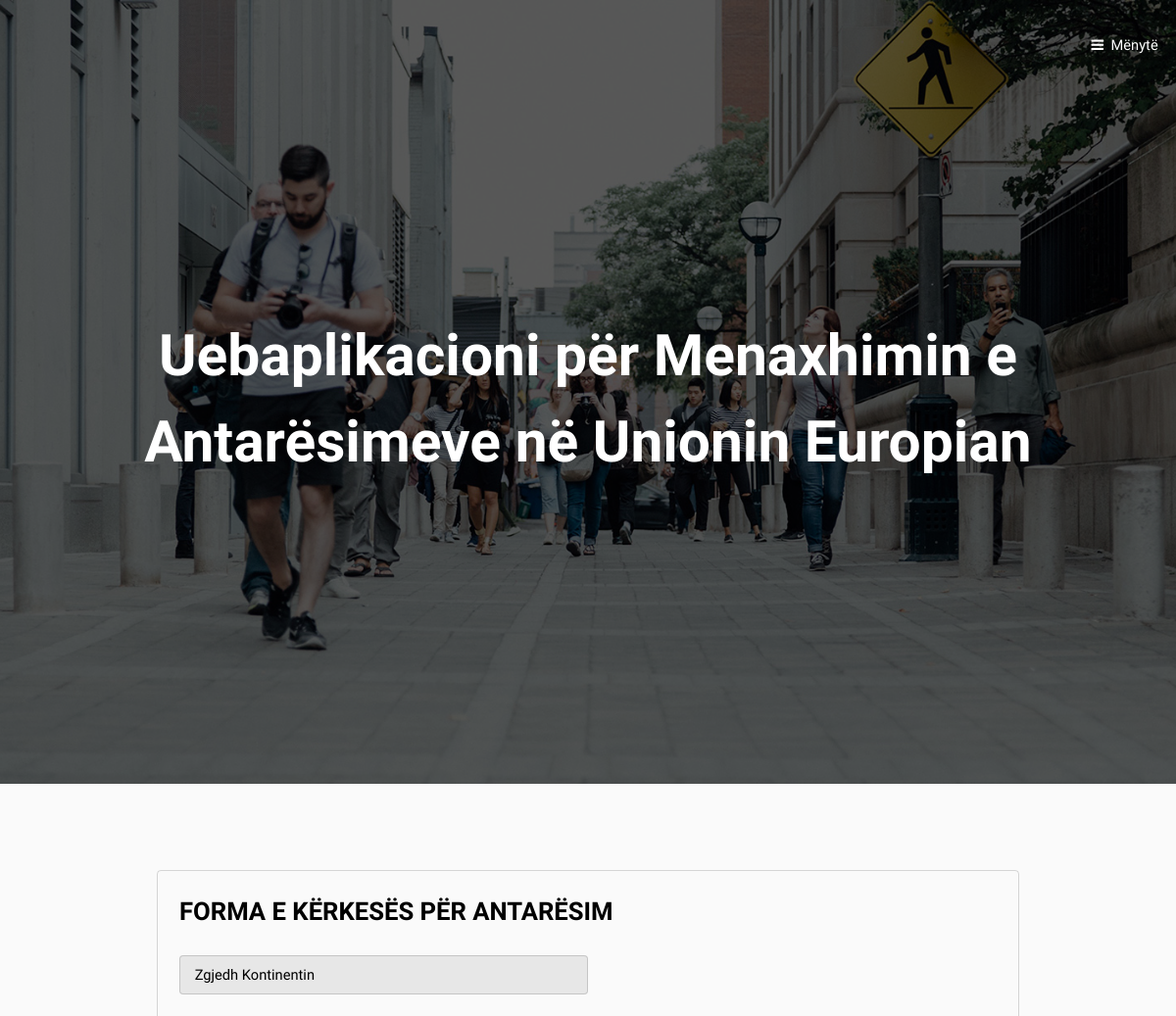
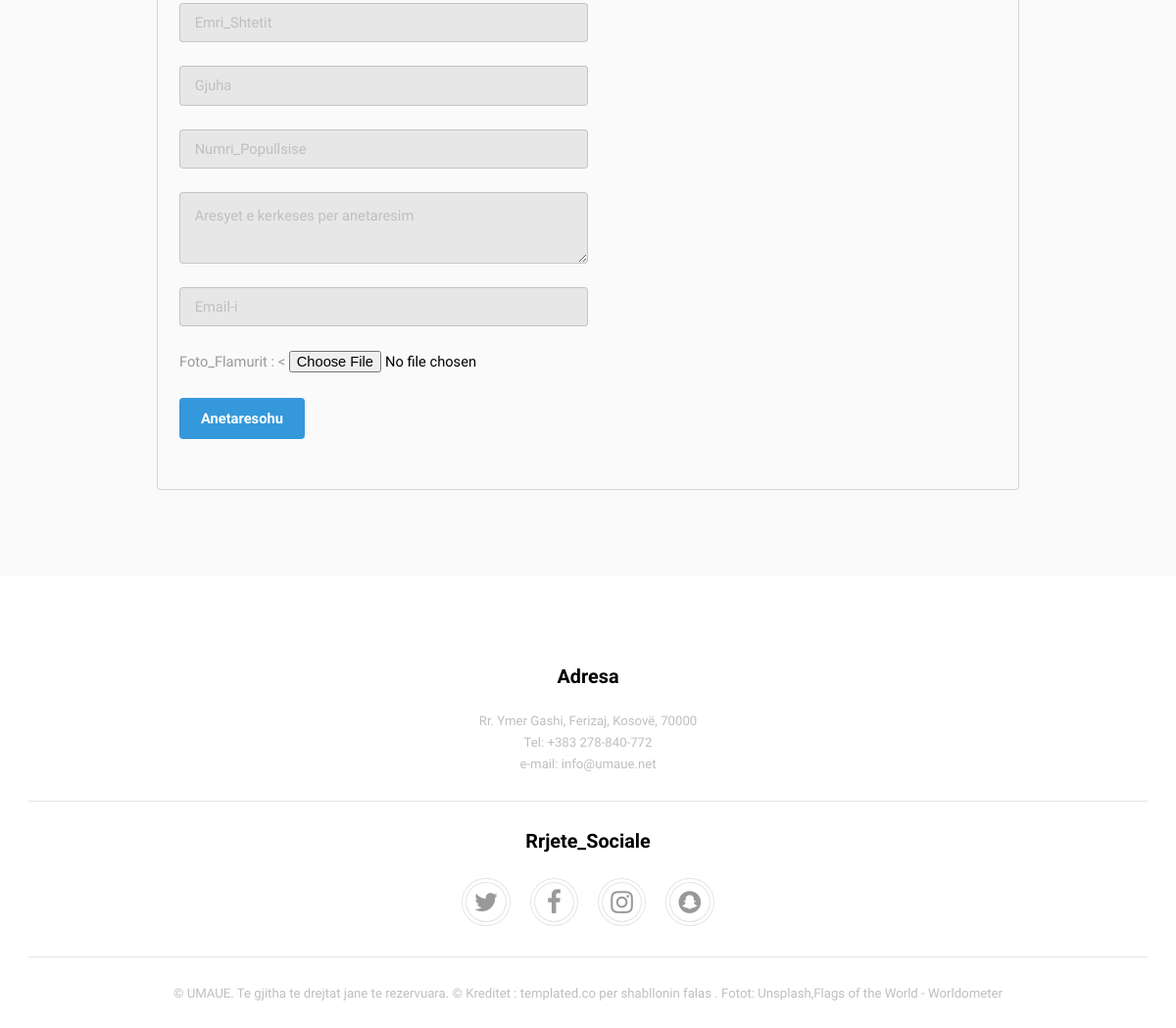
The page /UMAUE/ModuliPerdoruesit/kerkese.php on the database its author committed (2 pictures, top to bottom).
### tables this page shows
CREATE TABLE `umaue_tedhenat` (
  `ID_Tedhenat` int(11) NOT NULL,
  `Titulli` varchar(100) NOT NULL,
  `Pershkrimi` varchar(1000) DEFAULT NULL,
  `Dosje` varchar(300) DEFAULT NULL,
  `Pamja_Faqes` varchar(50) NOT NULL
);

### UMAUE/ModuliPerdoruesit/kerkese.php (the view, shortened to what this page needs)
<?php
	include("konfigurim.php");
?>
<!DOCTYPE HTML>
<html>
	<head>
		<link rel="stylesheet" href="assets/css/main.css" />
	</head>
	<body>
		<?php include_once("koka.php"); ?>
			<div id="main">
					<section class="wrapper style1">
						<div class="inner">
							<div class="box">
							<h3>FORMA E KËRKESËS PËR ANTARËSIM</h3>
										<form enctype="multipart/form-data" method="post" action="antarsohu.php">
											<div class="col uniform">
												<div class="6u 12u$(xsmall)">
														<select name="ID_Kontinenti" >
															<option selected="selected">Zgjedh Kontinentin</option>
														</select>
													</div>
													<br>
												<div class="6u 12u$(xsmall)">
													<input type="text" name="Emri_Shtetit"  value="" placeholder="Emri_Shtetit" />
												</div>
												<br>
												<div class="6u$ 12u$(xsmall)">
													<input type="text" name="Gjuha"  value="" placeholder="Gjuha" />
												</div>
											    <br>
											    <div class="6u$ 12u$(xsmall)">
													<input type="text" name="Numri_Popullsise" value="" placeholder="Numri_Popullsise" />
												</div>
												<br>
											    <div class="6u$ 12u$(xsmall)">
													<textarea name="Arsyet"  placeholder="Aresyet e kerkeses per anetaresim" rreshts="6"></textarea>
												</div>
												<br>
												 <div class="6u$ 12u$(xsmall)">
													<input type="text" name="Email"  value="" placeholder="Email-i" />
												</div>
												<br>
												<div class="6u$ 12u$(xsmall)">
													Foto_Flamurit :
													<<input type="hidden" name="Emri_Dosjes" value="10000000" />
													<input name="Foto_Flamurit"  type="file" />
												</div>
											    <br>
												<div class="12u$">
													<ul class="actions">
														<li><input type="submit" name="anetarsohu" id="anetarsohu" value="Anetaresohu" /></li>
													</ul>
												</div>
											</div>
						                    </form>
						</div>
					</section>
			</div>
			<?php include_once("fundifaqes.php"); ?>
	</body>
</html>

### UMAUE/ModuliPerdoruesit/koka.php (shortened to what this page needs)
<header id="header" class="alt">
				<a href="#menu">Mënytë</a>
			</header>
			<?php
            $rezultati = mysqli_query($lidh, "SELECT * FROM umaue_tedhenat WHERE Pamja_Faqes='Koka.P'");
            while ($rresht = mysqli_fetch_assoc($rezultati)) {
              extract($rresht);
            ?>
            <section id="banner">
				<div class="inner">
					<header>
						<h1><?php echo $Titulli ?></h1>
					</header>
				</div>
			</section>
			<?php } ?>

### UMAUE/ModuliPerdoruesit/fundifaqes.php (shortened to what this page needs)
<footer id="footer">
			<div class="copyright">
					<?php
           $rezultati = mysqli_query($lidh, "SELECT * FROM umaue_tedhenat WHERE Pamja_Faqes='fundifaqes_Adresa'");
           while ($rresht = mysqli_fetch_assoc($rezultati)) {
             extract($rresht);
           ?>
					<section>
						<h4><?php echo $Titulli ?></h4>
						<p><?php echo $Pershkrimi; ?>
						</p>
					</section>
		<?php } ?>
				<hr />
				<?php
           $rezultati = mysqli_query($lidh, "SELECT * FROM umaue_tedhenat WHERE Pamja_Faqes='fundifaqes_RrjeteSociale'");
           while ($rresht = mysqli_fetch_assoc($rezultati)) {
             extract($rresht);
           ?>
					<section>
						<h4><?php echo $Titulli ?></h4>
						<p><?php echo $Pershkrimi; ?>
						</p>
					</section>
		<?php } ?>
				<hr/>
				<?php
           $rezultati = mysqli_query($lidh, "SELECT * FROM umaue_tedhenat WHERE Pamja_Faqes='fundifaqes_E_Drejta_Autorit'");
           while ($rresht = mysqli_fetch_assoc($rezultati)) {
             extract($rresht);
           ?>
		<?php echo $Pershkrimi; ?>
		<?php } ?>
			</div>
		</footer>

### rows shown on the page
umaue_tedhenat: Titulli "Uebaplikacioni për Menaxhimin e Antarësimeve në Unionin Europian"
umaue_tedhenat: Titulli "Adresa", Pershkrimi "Rr. Ymer Gashi, Ferizaj, Kosovë, 70000 Tel: +383 278-840-772 e-mail: info@umaue.net"
umaue_tedhenat: Titulli "Rrjete_Sociale"
umaue_tedhenat: Pershkrimi "© UMAUE. Te gjitha te drejtat jane te rezervuara. © Kreditet : templated.co per shabllonin falas . Fotot: Unsplash,Flags of the World - Worldometer"
